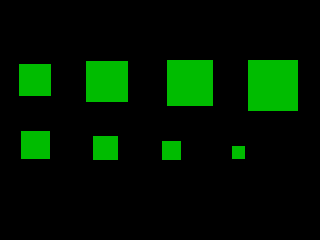
#> input picture datasets/dataset_tpu/base_mask.png, 320 x 240 px
$ python make_tpu_masks.py
#> lines starting #> are read from the running program, lines starting #| are printed output that depends on the picture; after the words box and inside, x2 and y2 are one past the last pixel; in counts of white or black regions, pixels touching at a corner belong together
"""Генерация статичных масок глубины для dataset_tpu по табличным данным.

В каждом образце все дефекты залегают на ОДНОЙ глубине (Таблица 1 из отчёта),
а геометрия блоков одинакова у всех образцов. Шаблон блоков берём из ручной
base_mask.png (нарисована на сыром кадре 240x320) и приводим её тем же
препроцессингом, что и фичи (обрезка 60 px сверху/снизу + resize к kaggle
256x320, см. main._tpu_crop_resize), после чего заливаем глубиной образца.

Выход (в datasets/dataset_tpu/labels/table_mask/):
  <name>.png   — grayscale 256x320, фон=0, блоки = глубина в стиле kaggle
                 (белый = самый глубокий образец в наборе); только для просмотра.
  <name>.npy   — float32 256x320 карта глубины в мм, фон = NaN (для регрессии).
  manifest.csv — name, sample_no, depth_mm, gray.
  preview.png  — сетка всех масок.
"""
from __future__ import annotations

import csv
from pathlib import Path

import numpy as np

ROOT = Path(__file__).resolve().parent.parent
FEATURE_DIR = ROOT / "features_tpu"
BASE_MASK = ROOT / "datasets" / "dataset_tpu" / "base_mask.png"
OUT_DIR = ROOT / "datasets" / "dataset_tpu" / "labels" / "table_mask"
# raw-набор: маски в размере ИСХОДНОГО кадра (без кропа/resize)
RAW_OUT_DIR = ROOT / "datasets" / "dataset_tpu" / "labels" / "table_mask_raw"
BASE_MASK_BIN = ROOT / "datasets" / "dataset_tpu" / "base_mask_bin.png"

H, W = 256, 320          # размер kaggle-фич (feature-набор)
H_RAW, W_RAW = 240, 320  # размер исходного кадра tpu (imageArray)
TPU_CROP_TB = 60         # обрезка сверху/снизу, как в main._tpu_crop_resize

# --- глубина залегания h (L), мм, по номеру образца из Таблицы 1 ---------------
DEPTH_MM: dict[int, float] = {
    1: 3.1, 2: 5.2, 3: 1.0, 4: 3.6, 5: 5.7, 6: 1.5, 7: 2.6, 8: 4.7,
    9: 0.5, 10: 4.2, 11: 2.1, 12: 4.0, 13: 6.1, 14: 1.9, 15: 2.1,
    16: 2.2, 17: 3.8, 18: 5.9, 19: 1.7, 20: 2.1, 21: 4.2,
}

# Образцы, снятые в ЗЕРКАЛЬНОЙ (горизонтально отражённой) ориентации: базовый
# шаблон блоков для них надо отразить по горизонтали (np.fliplr). Ось определена
# эмпирически по пик-контрастным кадрам .mat (flipud/rot180 не подходят ни одному
# образцу; не-инвертированные совпадают с base_mask как есть).
INVERTED_SAMPLES: set[int] = {1, 9, 12, 13, 15, 16, 20, 21}

# сопоставление имени фичи -> номер образца
#   Calib_Sample_1/2  -> №1/№2 ;  Sample_N -> №N
def name_to_sample_no(name: str) -> int | None:
    stem = name.replace("Calib_", "").replace("_Static", "")
    # stem вида "Sample_4"
    try:
        return int(stem.split("_")[1])
    except (IndexError, ValueError):
        return None


DEPTH_MAX = max(DEPTH_MM.values())  # 6.1 -> белый


def build_box_mask() -> np.ndarray:
    """Шаблон блоков из base_mask.png, приведённый к размеру фич (256x320).

    base_mask нарисована на сыром кадре 240x320 → тот же трансформ, что и фичи:
    обрезка строк [60 : H-60] + resize к kaggle (nearest, чтобы маска осталась
    бинарной).
    """
    import cv2
    from PIL import Image

    a = np.array(Image.open(BASE_MASK))
#> a is the input picture: shape (240, 320, 4); mean R, G, B, A 0, 22.9, 0, 255
    raw = (a[..., 1] > 0) if a.ndim == 3 else (a > 0)   # блоки помечены цветом
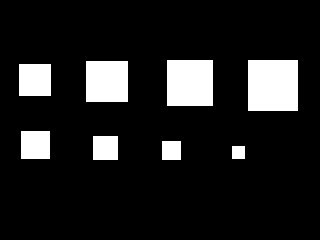
#> raw: shape (240, 320) bool; 12.2% white; 8 white regions, largest, box (x1, y1, x2, y2) and area: (248, 60, 298, 111) 2550, (167, 60, 213, 106) 2116, (86, 61, 128, 102) 1722
    crop = raw[TPU_CROP_TB: raw.shape[0] - TPU_CROP_TB, :]
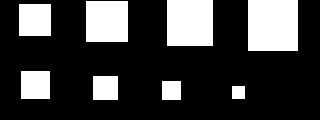
#> crop: shape (120, 320) bool; 24.4% white; 8 white regions, largest, box (x1, y1, x2, y2) and area: (248, 0, 298, 51) 2550, (167, 0, 213, 46) 2116, (86, 1, 128, 42) 1722
    tpl = cv2.resize(crop.astype(np.uint8), (W, H),
                     interpolation=cv2.INTER_NEAREST).astype(bool)
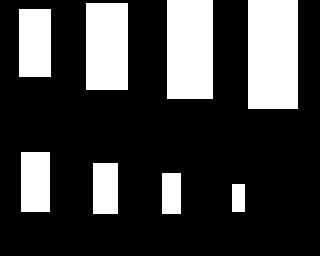
#> tpl: shape (256, 320) bool; 24.4% white; 8 white regions, largest, box (x1, y1, x2, y2) and area: (248, 0, 298, 109) 5450, (167, 0, 213, 99) 4554, (86, 3, 128, 90) 3654
    return tpl


def build_box_raw() -> np.ndarray:
    """Шаблон блоков в размере ИСХОДНОГО кадра (240x320) — без кропа/resize.

    base_mask.png нарисована прямо на сыром кадре 240x320, поэтому берём её
    бинаризацию как есть.
    """
    from PIL import Image

    a = np.array(Image.open(BASE_MASK))
    box = (a[..., 1] > 0) if a.ndim == 3 else (a > 0)
    if box.shape != (H_RAW, W_RAW):
        import cv2
        box = cv2.resize(box.astype(np.uint8), (W_RAW, H_RAW),
                         interpolation=cv2.INTER_NEAREST).astype(bool)
    return box


def _emit_raw_masks() -> None:
    """Маски dataset_tpu в размере исходного кадра (240x320) + бинарная base_mask."""
    from PIL import Image

    RAW_OUT_DIR.mkdir(parents=True, exist_ok=True)
    box = build_box_raw()
    # чистая бинарная базовая маска исходного размера (0/255)
    Image.fromarray((box.astype(np.uint8) * 255), mode="L").save(BASE_MASK_BIN)

    names = sorted(p.stem for p in FEATURE_DIR.glob("*.npy"))
    for name in names:
        no = name_to_sample_no(name)
        if no is None or no not in DEPTH_MM:
            continue
        depth = DEPTH_MM[no]
        gray = int(round(255 * depth / DEPTH_MAX))
        box_s = np.fliplr(box) if no in INVERTED_SAMPLES else box

        png = np.zeros((H_RAW, W_RAW), dtype=np.uint8)
        png[box_s] = gray
        Image.fromarray(png, mode="L").save(RAW_OUT_DIR / f"{name}.png")

        depth_map = np.full((H_RAW, W_RAW), np.nan, dtype=np.float32)
        depth_map[box_s] = depth
        np.save(RAW_OUT_DIR / f"{name}.npy", depth_map)
    print(f"raw-маски ({H_RAW}x{W_RAW}) → {RAW_OUT_DIR}  | base_mask_bin → {BASE_MASK_BIN}")


def main() -> None:
    OUT_DIR.mkdir(parents=True, exist_ok=True)
    box = build_box_mask()

    from PIL import Image

    names = sorted(p.stem for p in FEATURE_DIR.glob("*.npy"))
    rows = []
    previews = []
    for name in names:
        no = name_to_sample_no(name)
        if no is None or no not in DEPTH_MM:
            print(f"skip {name}: нет глубины в таблице")
            continue
        depth = DEPTH_MM[no]
        gray = int(round(255 * depth / DEPTH_MAX))

        # инвертированные образцы: зеркалим шаблон блоков по горизонтали
        box_s = np.fliplr(box) if no in INVERTED_SAMPLES else box
        inv = no in INVERTED_SAMPLES

        png = np.zeros((H, W), dtype=np.uint8)
        png[box_s] = gray
        Image.fromarray(png, mode="L").save(OUT_DIR / f"{name}.png")

        depth_map = np.full((H, W), np.nan, dtype=np.float32)
        depth_map[box_s] = depth
        np.save(OUT_DIR / f"{name}.npy", depth_map)

        rows.append({"name": name, "sample_no": no, "depth_mm": depth,
                     "gray": gray, "inverted": inv})
        previews.append((name, depth, png))
        print(f"{name:24s} №{no:<2d} depth={depth:>4} мм gray={gray}"
              f"{'  [inverted → fliplr]' if inv else ''}")
#> after the loop, previews = []; rows = []

    with open(OUT_DIR / "manifest.csv", "w", newline="", encoding="utf-8") as f:
        w = csv.DictWriter(f,
                           fieldnames=["name", "sample_no", "depth_mm", "gray", "inverted"])
        w.writeheader()
        w.writerows(sorted(rows, key=lambda r: r["sample_no"]))

    # превью-сетка
    try:
        import matplotlib
        matplotlib.use("Agg")
        import matplotlib.pyplot as plt

        previews.sort(key=lambda t: t[1])
        n = len(previews)
#> n = 0
        cols = 5
        rows_n = (n + cols - 1) // cols
#> rows_n = 0
        fig, axs = plt.subplots(rows_n, cols, figsize=(3 * cols, 2.4 * rows_n))
        for ax, (name, depth, png) in zip(axs.flat, previews):
            ax.imshow(png, cmap="gray", vmin=0, vmax=255)
            ax.set_title(f"{name}\n{depth} мм", fontsize=8)
            ax.axis("off")
        for ax in axs.flat[n:]:
            ax.axis("off")
        plt.tight_layout()
        plt.savefig(OUT_DIR / "preview.png", dpi=90)
        print("preview.png сохранён")
    except Exception as e:
        print("preview skipped:", e)

    print(f"\nГотово: {len(rows)} масок в {OUT_DIR}")
#| Готово: 0 масок в datasets/dataset_tpu/labels/table_mask

    # маски в размере исходного кадра (240x320) + бинарная base_mask
    _emit_raw_masks()


if __name__ == "__main__":
    main()
